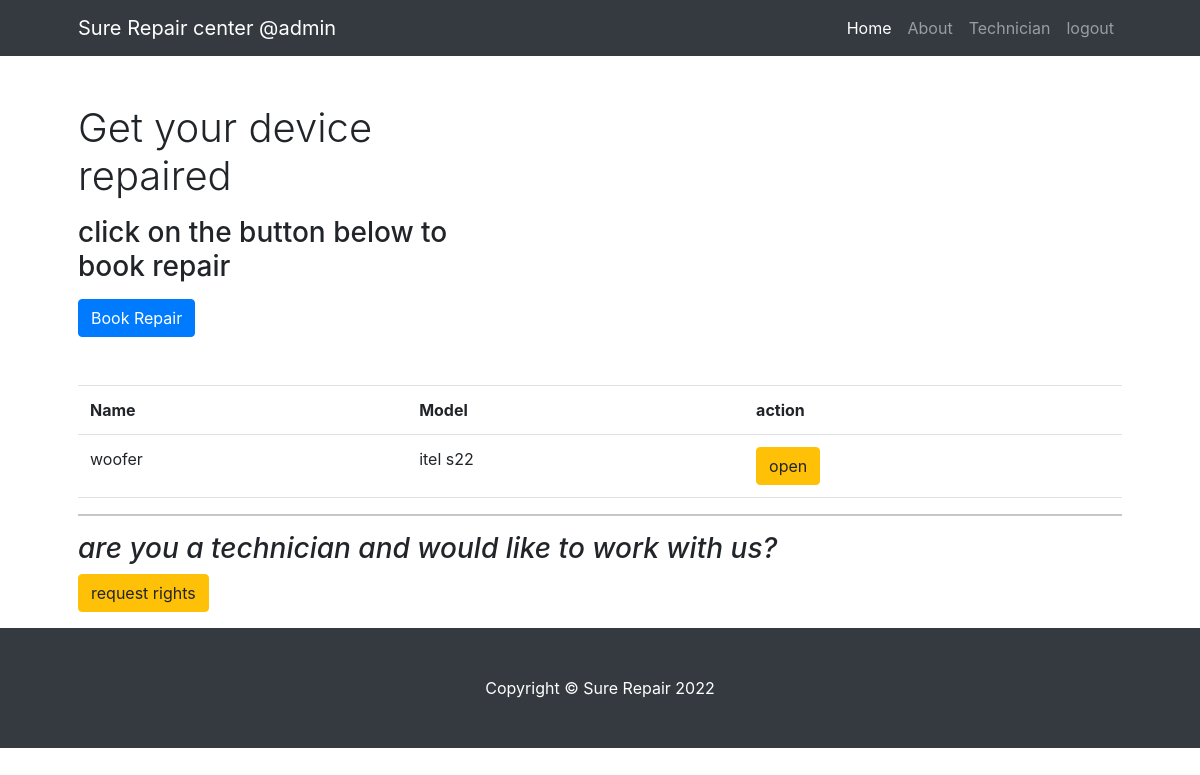
The app's page /index (signed in) with its own data.
### app/models.py (models this page shows, shortened)
class User(db.Model,UserMixin):
    id = db.Column(db.Integer, primary_key=True)
    username = db.Column(db.String(64), index=True, unique=True)
    email = db.Column(db.String(120), index=True, unique=True)
    password = db.Column(db.String(128))
    is_admin=db.Column(db.Boolean())
    is_technician=db.Column(db.Boolean())
    user_key=db.Column(db.String(255))
    type=db.Column(db.String(55),default='normal')
    phone=db.Column(db.Integer)
    devices=db.relationship('Device',backref='user',lazy='dynamic')

class Device(db.Model):
    id=db.Column(db.Integer,primary_key=True)
    name=db.Column(db.String(255))
    model=db.Column(db.String(100))
    fault=db.Column(db.String(255))
    device_key=db.Column(db.String(255))
    user_id=db.Column(db.Integer,db.ForeignKey('user.id'))
    repair_price=db.Column(db.Integer(),default=0)
    status=db.Column(db.String(100),default='booked')
    tech_resolution=db.Column(db.String(255),default='none')

### app/routes.py (the view)
@app.route('/index',methods=['GET','POST'])
@login_required
def index():
    devices=Device.query.filter_by(user_id=current_user.id)
    return render_template('index.html',devices=devices)

### app/models.py (called while the page is built)
@loginmanager.user_loader
def load_user(id):
    return User.query.get(int(id))

### app/templates/index.html (shortened to what this page needs)
<!DOCTYPE html>
<html lang="en">
    <head>
        <link href="{{url_for('static',filename='css/styles.css')}}" rel="stylesheet" />
        <link rel="stylesheet" href="https://cdn.jsdelivr.net/npm/bootstrap@4.0.0/dist/css/bootstrap.min.css">
    </head>
    <body>
        <nav class="navbar navbar-expand-lg navbar-dark bg-dark">
            <div class="container px-5">
                <a class="navbar-brand" href="#!">Sure Repair center  @{{current_user.username}}</a>
                <div class="collapse navbar-collapse" id="navbarSupportedContent">
                    <ul class="navbar-nav ms-auto mb-2 mb-lg-0">
                        <li class="nav-item"><a class="nav-link active" aria-current="page" href="#!">Home</a></li>
                        <li class="nav-item"><a class="nav-link" href="#!">About</a></li>
                        <li class="nav-item"><a class="nav-link" href="{{url_for('technician',usk=current_user.user_key)}}">Technician</a></li>
                        {% if current_user.is_authenticated %}
                        <li class="nav-item"><a class="nav-link" href="{{url_for('logout')}}">logout</a></li>
                        {%endif%}
                    </ul>
                </div>
            </div>
        </nav>
        <div class="container px-4 px-lg-5">
            <div class="row gx-4 gx-lg-5 align-items-center my-5">
                <div class="col-lg-5">
                    <h1 class="font-weight-light">Get your device repaired</h1>
                    <p><h3>click on the button below to book repair</h3></p>
                    <a class="btn btn-primary" href="{{url_for('book_repair')}}">Book Repair</a>
                </div>
            </div>
              <table class="table">
                         <tr>
                             <th>Name</th>
                             <th>Model</th>
                             <th>action</th>
                         </tr>
                    {%for device in devices %}
                         <tr>
                             <td>{{device.name}}</td>
                             <td>{{device.model}}</td>
                             <td>
                               <a href="{{url_for('view_device',dvk=device.device_key)}}" class="btn btn-warning sm">open</a>
                             </td>
                         </tr>
                    {%endfor%}
                </table>
            <hr>
            <p><h3><i>are you a technician and would like to work with us?</i></h3>
             <a href="" class="btn btn-warning">request rights</a>
            </p>
        </div>
        <footer class="py-5 bg-dark">
            <div class="container px-4 px-lg-5"><p class="m-0 text-center text-white">Copyright &copy; Sure Repair 2022</p></div>
        </footer>
    </body>
</html>

### records on screen
User: username "admin"
Device: name "woofer", model "itel s22"
